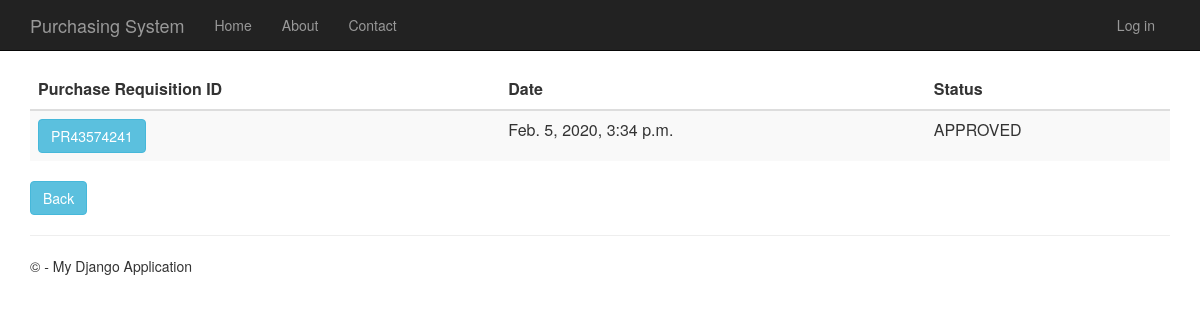
Before: /purchaserequisitionhistory with the older database file.
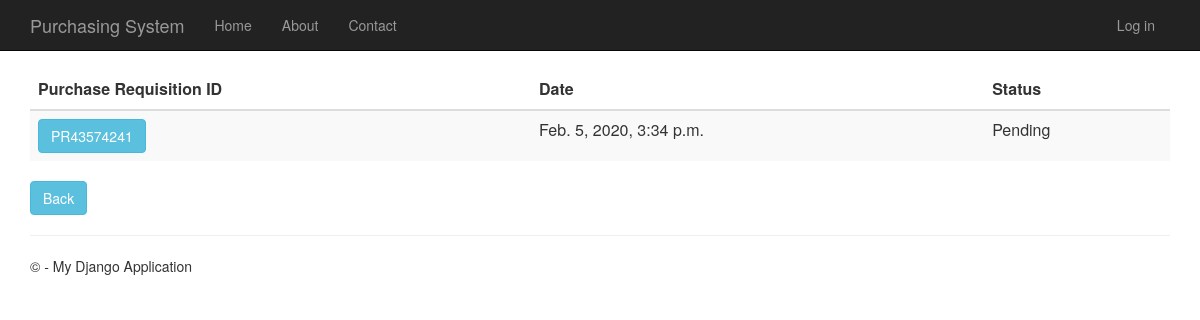
After: the same page with the newer database file.
### PurchaseRequisition/models.py (models this page shows)
class PurchaseRequisition(models.Model):
    pr_id= models.CharField(max_length=10, primary_key=True) #takes character
    description= models.TextField(null=True,default=None, blank=True)
    time_created= models.DateTimeField()
    total_price= models.DecimalField(max_digits=10, decimal_places=2, default=Decimal('0.00'))
    status= models.TextField(max_length=10, default="Pending")
    person_id = models.ForeignKey(Person)
    def __str__(self):
        return str(self.pr_id)

### PurchaseRequisition/views.py (the view)
# urls.py: url(r'^purchaserequisitionhistory', PurchaseRequisition.views.purchaserequisitionhistory, name="purchase_requisition_history"),
def purchaserequisitionhistory(request):
    purchase_requisitions = PurchaseRequisition.objects.all()
    print(purchase_requisitions)
    context = {
            'title':'Purchase Requisition History',
            'rows':purchase_requisitions
        }
    return render(request,'PurchaseRequisition/purchaserequisitionhistory.html',context)

### PurchaseRequisition/templates/PurchaseRequisition/purchaserequisitionhistory.html
﻿{% extends "app/layout.html" %}
{% block content %}
<div class="purchaseorderhistory margintop" action="menu" >
    <form action="purchaserequisitionhistorydetails" method="GET">
        <table class="table table-striped margintop">
          <thead>
            <tr>
              <th scope="col">Purchase Requisition ID</th>
              <th scope="col">Date</th>
              <th scope="col">Status</th>
            </tr>
          </thead>
          <tbody>
              {% for r in rows %}
            <tr>
                 <td><button type="submit" name="pr_id" value="{{r.pr_id}}" class="btn btn-info" >{{r.pr_id}}</button></td>
                 <td>{{r.time_created}}</td>
                 <td>{{r.status}}</td>
            </tr>
              {% endfor %}
          </tbody>
        </table>
    </form>
       <form action="menu">
        <div class="margintop">
            <button type="submit" class="btn btn-info" >Back</button>
        </div>
    </form>
</div>
{% endblock %}

Changed rows visible on the page:
changed PurchaseRequisition "PR43574241": status "APPROVED" → "Pending"
